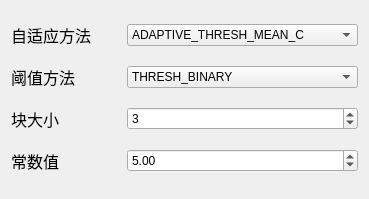
<?xml version="1.0" encoding="UTF-8"?>
<ui version="4.0">
 <class>adaptiveThreshold</class>
 <widget class="QDialog" name="adaptiveThreshold">
  <property name="geometry">
   <rect>
    <x>0</x>
    <y>0</y>
    <width>369</width>
    <height>199</height>
   </rect>
  </property>
  <property name="windowTitle">
   <string>设置</string>
  </property>
  <layout class="QGridLayout" name="gridLayout">
   <item row="0" column="0">
    <widget class="QLabel" name="label">
     <property name="font">
      <font>
       <family>Arial</family>
       <pointsize>12</pointsize>
      </font>
     </property>
     <property name="text">
      <string>自适应方法</string>
     </property>
    </widget>
   </item>
   <item row="0" column="1">
    <widget class="QComboBox" name="comboBoxMethod">
     <item>
      <property name="text">
       <string>ADAPTIVE_THRESH_MEAN_C</string>
      </property>
     </item>
     <item>
      <property name="text">
       <string>ADAPTIVE_THRESH_GAUSSIAN_C</string>
      </property>
     </item>
    </widget>
   </item>
   <item row="1" column="0">
    <widget class="QLabel" name="label_2">
     <property name="font">
      <font>
       <family>Arial</family>
       <pointsize>12</pointsize>
      </font>
     </property>
     <property name="text">
      <string>阈值方法</string>
     </property>
    </widget>
   </item>
   <item row="1" column="1">
    <widget class="QComboBox" name="comboBoxType">
     <item>
      <property name="text">
       <string>THRESH_BINARY</string>
      </property>
     </item>
     <item>
      <property name="text">
       <string>THRESH_BINARY_INV</string>
      </property>
     </item>
    </widget>
   </item>
   <item row="2" column="0">
    <widget class="QLabel" name="label_3">
     <property name="font">
      <font>
       <family>Arial</family>
       <pointsize>12</pointsize>
      </font>
     </property>
     <property name="text">
      <string>块大小</string>
     </property>
    </widget>
   </item>
   <item row="2" column="1">
    <widget class="QSpinBox" name="spinBox">
     <property name="maximum">
      <number>9999</number>
     </property>
     <property name="singleStep">
      <number>2</number>
     </property>
     <property name="value">
      <number>3</number>
     </property>
    </widget>
   </item>
   <item row="3" column="0">
    <widget class="QLabel" name="label_4">
     <property name="font">
      <font>
       <family>Arial</family>
       <pointsize>12</pointsize>
      </font>
     </property>
     <property name="text">
      <string>常数值</string>
     </property>
    </widget>
   </item>
   <item row="3" column="1">
    <widget class="QDoubleSpinBox" name="doubleSpinBox">
     <property name="maximum">
      <double>9999.989999999999782</double>
     </property>
     <property name="value">
      <double>5.000000000000000</double>
     </property>
    </widget>
   </item>
  </layout>
 </widget>
 <resources/>
 <connections/>
</ui>
